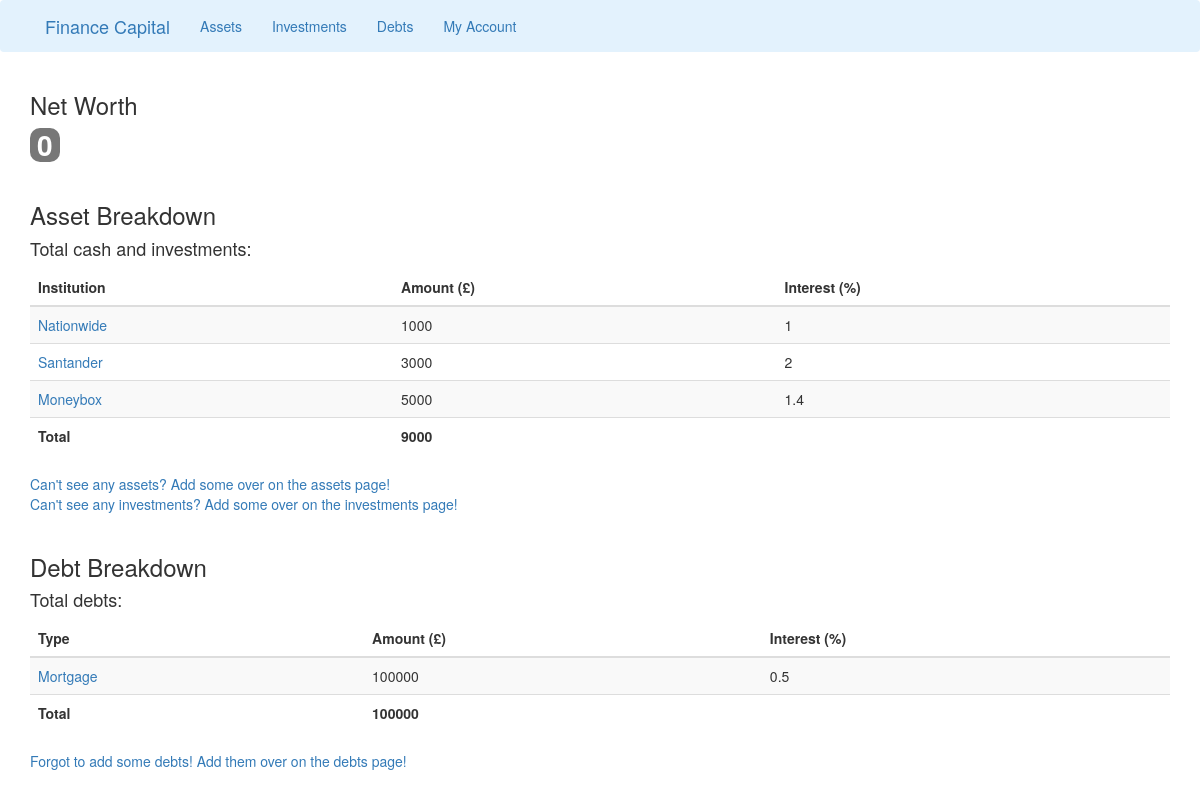
The page /account on the database its author committed.
### run.py (models this page shows, shortened)
class adding_assets(db.Model, UserMixin):
    id = db.Column(db.Integer, primary_key=True)
    bank = db.Column(db.String(30), unique=False, nullable=False)
    amount = db.Column(db.Integer, unique=False, nullable=False)
    interest = db.Column(db.Integer, unique=False, nullable=False)

class adding_investments(db.Model, UserMixin):
    id = db.Column(db.Integer, primary_key=True)
    institution = db.Column(db.String(30), unique=False, nullable=False)
    amount = db.Column(db.Integer, unique=False, nullable=False)
    growth = db.Column(db.Integer, unique=False, nullable=False)

class adding_debts(db.Model, UserMixin):
    id = db.Column(db.Integer, primary_key=True)
    debt_type = db.Column(db.String(30), unique=False, nullable=False)
    amount = db.Column(db.Integer, unique=False, nullable=False)
    interest = db.Column(db.Integer, unique=False, nullable=False)

### run.py (the view)
@app.route('/account', methods=['GET', 'POST'])
def account():
    form_1 = adding_assets.query.all()
    form_2 = adding_investments.query.all()
    form_3 = adding_debts.query.all()
    result_1 = [r.amount for r in db.session.query(adding_assets).all()]
    result_2 = [r.amount for r in db.session.query(adding_investments).all()]
    total_assets = sum(result_1) + sum(result_2)
    result_3 = [r.amount for r in db.session.query(adding_debts).all()]
    total_debts = sum(result_3)
    return render_template('account.html', title='Account', form_1=form_1, form_2=form_2, form_3=form_3,
                            total_assets=total_assets, total_debts=total_debts)

### templates/account.html (shortened to what this page needs)
{% extends 'base.html' %}
{% block content %}
<link rel="stylesheet" href='run.py'>
<div class="container">
    <h3>Net Worth</h3>
    <span class="badge badge-info even-larger-badge">0</span>
    <br>
    <br>
    <h3>Asset Breakdown</h3>
        <h4>Total cash and investments:</h4>
        <table class="table table-striped">
            <thead>
            <tr>
                <th>Institution</th>
                <th>Amount (£)</th>
                <th>Interest (%)</th>
            </tr>
            </thead>
            <tbody>
            {% for asset in form_1 %}
            {% if asset %}
            <tr>
                <td> <a href="{{ url_for('edit') }}">{{ asset.bank }}</td>
                <td>{{ asset.amount }}</td>
                <td>{{ asset.interest }}</td>
            </tr>
            {% else %}
            <tr><td></td></tr>
            {% endif %}
            {% endfor %}
            {% for asset in form_2 %}
            {% if asset %}
            <tr>
                <td> <a href="{{ url_for('edit') }}">{{ asset.institution }}</td>
                <td>{{ asset.amount }}</td>
                <td>{{ asset.growth }}</td>
            </tr>
            {% else %}
            <tr><td></td></tr>
            {% endif %}
            {% endfor %}
            <tr>
                <th>Total</th>
                <th>{{ total_assets }}</th>
                <th></th>
            </tr>
            </tbody>
        </table>
    <a href="{{ url_for('assets') }}">Can't see any assets? Add some over on the assets page!</a><br>
    <a href="{{ url_for('investments') }}">Can't see any investments? Add some over on the investments page!</a>
    <br>
    <br>
    <h3>Debt Breakdown</h3>
        <h4>Total debts:</h4>
        <table class="table table-striped">
            <thead>
            <tr>
                <th>Type</th>
                <th>Amount (£)</th>
                <th>Interest (%)</th>
            </tr>
            </thead>
            <tbody>
                {% for asset in form_3 %}
                {% if asset %}
                <tr>
                    <td> <a href="{{ url_for('edit') }}">{{ asset.debt_type }}</td>
                    <td>{{ asset.amount }}</td>
                    <td>{{ asset.interest }}</td>
                </tr>
                {% else %}
                <tr><td></td></tr>
                {% endif %}
                {% endfor %}
                <tr>
                    <th>Total</th>
                    <th>{{ total_debts }}</th>
                    <th></th>
                </tr>
            </tbody>
        </table>
    <a href="{{ url_for('debts') }}">Forgot to add some debts! Add them over on the debts page!</a>
</div>
{% endblock content %}

### templates/base.html (shortened to what this page needs)
<!DOCTYPE html>
<html lang="en">
<head>
  <link rel="stylesheet" href="https://maxcdn.bootstrapcdn.com/bootstrap/3.4.1/css/bootstrap.min.css">
</head>
<html>
<body>
    <nav>
    <div class="navbar navbar-light" style="background-color: #e3f2fd;">
        <div class='container'>
        <div class="container-fluid">
            <div class="navbar-header">
                <a class="navbar-brand" href="{{ url_for('home') }}">Finance Capital</a>
            </div>
            <ul class="nav navbar-nav">
                <li><a href="{{ url_for('assets') }}">Assets</a></li>
                <li><a href="{{ url_for('investments') }}">Investments</a></li>
                <li><a href="{{ url_for('debts') }}">Debts</a></li>
                <li><a href="{{ url_for('account') }}">My Account</a></li>
            </ul>
        </div>
        </div>
    </div>
    </nav>
    {% block content %}
    {% endblock %}
</body>
</html>

### templates/account.html (style rules this page uses)
.even-larger-badge { font-size: 2.0em; }

### rows shown on the page
adding_assets: bank "Nationwide", amount "1000", interest "1"
adding_assets: bank "Santander", amount "3000", interest "2"
adding_investments: institution "Moneybox", amount "5000", growth "1.4"
adding_debts: debt_type "Mortgage", amount "100000", interest "0.5"

### other values the page prints
{{ total_assets }} "9000"
{{ total_debts }} "100000"
